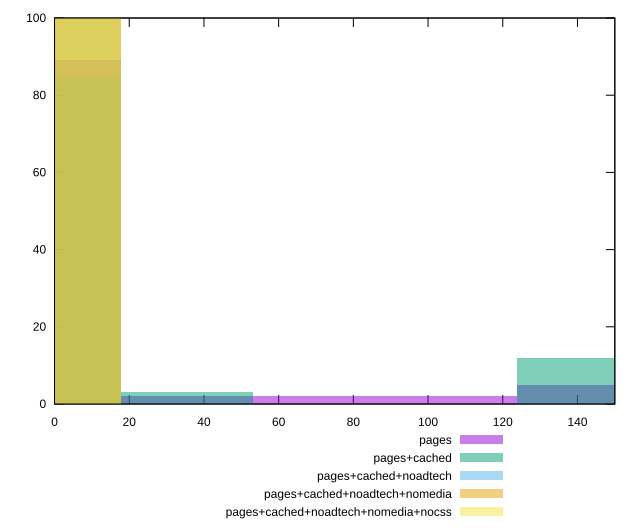

Write gnuplot code to recreate this figure.
reset

$pages <<EOF
0 89
141.50201019299962 5
70.75100509649981 2
106.12650764474972 2
35.375502548249905 2
EOF

$pagesCached <<EOF
0 85
141.50201019299962 12
35.375502548249905 3
EOF

$pagesCachedNoadtech <<EOF
0 100
EOF

$pagesCachedNoadtechNomedia <<EOF
0 100
EOF

$pagesCachedNoadtechNomediaNocss <<EOF
0 100
EOF

set key outside below
set boxwidth 35.375502548249905
set xrange [0:150]
set yrange [0:100]
set trange [0:100]
set style fill transparent solid 0.5 noborder
set terminal svg size 640, 530 enhanced background rgb 'white'
set output "report_00019_2021-02-10T18-14-37.922Z//unminified-css/comparison/histogram/all_raw.svg"

plot $pages title "pages" with boxes, \
     $pagesCached title "pages+cached" with boxes, \
     $pagesCachedNoadtech title "pages+cached+noadtech" with boxes, \
     $pagesCachedNoadtechNomedia title "pages+cached+noadtech+nomedia" with boxes, \
     $pagesCachedNoadtechNomediaNocss title "pages+cached+noadtech+nomedia+nocss" with boxes

reset
